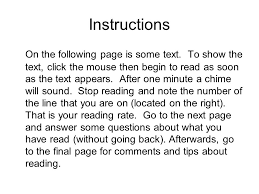
#> input picture src/receipt-scanner-v4/data/OCR_test.jpg, 259 x 194 px
$ python receipt-scanner.py data/OCR_test.jpg
#> lines starting #> are read from the running program, lines starting #| are printed output that depends on the picture; after the words box and inside, x2 and y2 are one past the last pixel; in counts of white or black regions, pixels touching at a corner belong together
#> further down, img is the input picture: shape (194, 259, 3); min 0, max 255, mean 236.3
#!/usr/bin/env python3

import cv2
from matplotlib import pyplot as plt
import numpy as np
from PIL import Image
import pytesseract
from pytesseract import Output
import sys


#converts colored picture to gray_scale
def gray_scale(image):
    return cv2.cvtColor(image, cv2.COLOR_BGR2GRAY)

#convert from grayscale to binary
def binarize(image):
    thresh, im_bw = cv2.threshold(image, 160, 255, cv2.THRESH_BINARY)
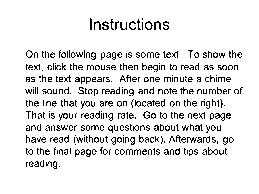
#> im_bw: shape (194, 259); 91.1% white; black in thin lines or dots, all inside (x1, y1, x2, y2) = (25, 18, 243, 169)
    return im_bw

#reduce noise from image
# [8 lines left out: function rem_noise, not called in this run]

#removes broders from image
def remove_borders(image):
    contours, hierarchy = cv2.findContours(image, cv2.RETR_EXTERNAL, cv2.CHAIN_APPROX_SIMPLE)    #TODO: look into
#> contours = [[[0, 0], [0, 193], [258, 193], [258, 0]]]
    cntSorted = sorted(contours, key=lambda x:cv2.contourArea(x))
#> cntSorted = [[[0, 0], [0, 193], [258, 193], [258, 0]]]
    cnt = cntSorted[-1]
#> cnt = [[0, 0], [0, 193], [258, 193], [258, 0]]
    x,y,w,h = cv2.boundingRect(cnt)
#> x = 0; y = 0; w = 259; h = 194
    crop = image[y:y+h, x:x+w]
    return (crop)

#adds border to image (so text isn't on edge)
def add_borders(image):
    color = [255,255,255]
    top,bottom,left,right = [10]*4
    add_borders = cv2.copyMakeBorder(image, top, bottom, left, right, cv2.BORDER_CONSTANT, value=color)
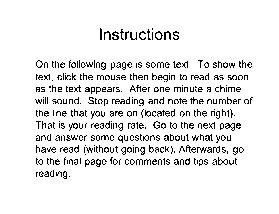
#> add_borders: shape (214, 279); 92.5% white; black in thin lines or dots, all inside (x1, y1, x2, y2) = (35, 28, 253, 179)
    return add_borders

#used to erode image - not used in this version
# [59 lines left out: functions thin_font, thick_font, rotate, not called in this run]

def get_numbers(img):

    myconfig = r"--psm 11 --oem 3 tessedit_char_whitelist=0123456789 -c tessedit_char_whitelist=0123456789."


    data = pytesseract.image_to_data(img, config = myconfig, output_type = Output.DICT)


    return data

""" AUXILLIARY FUNCTIONS (FOR TESTING) <-- not called in actual google func"""
#basic function to display picture (for notebook)
# [15 lines left out: function display, not called in this run]

""" MAIN"""
def main(image):
    #checks the parameters
    img = image


    if img is None:
        # sys.stderr.write("Error: invalid parameter, image could not be found")
        return -1

    #basic preprocessing

    gray = gray_scale(img)
    im_bw = binarize(gray)
    # rotated = rotate(im_bw)
    no_borders = remove_borders(im_bw)
    padded = add_borders(no_borders)

    #OCR
    img = padded
    data = get_numbers(img)

    size = len(data['text'])
    max_val = 0.0
    max_ind = 0

    #goes through possible numbers and identifies max
    for i in range (size):
        if float(data['conf'][i]) > 20:
            if float(data['text'][i]) > max_val:
                max_val = float(data['text'][i])
                max_ind = i

    (x, y, width, height) = (data['left'][max_ind], data['top'][max_ind], data['width'][max_ind], data['height'][max_ind])
    img = cv2.rectangle(img, (x,y), (x+width, y+height), (0,0,255), 1)
    img = cv2.putText(img, data['text'][max_ind], (x, y+height+20), cv2.FONT_HERSHEY_SIMPLEX, 0.5, (0, 0, 255), 1, cv2.LINE_AA)

    print(max_val)
    return max_val

# [18 lines left out: function helloFromGit, not called in this run]

if __name__ == "__main__":
    #checks the parameters
    argc = len(sys.argv)
    if (argc != 2):
        sys.stderr.write("Error: invalid number of parameters, should be one")
        exit(1)
    img = cv2.imread(sys.argv[1])
    if img is None:
        sys.stderr.write("Error: invalid parameter, image could not be found")
        exit(1)
    main(img)
#> (the call stopped at in get_numbers, `data = pytesseract.image_to_data(img, config = myconfig, output_type =..`: pytesseract is not available in this run)
